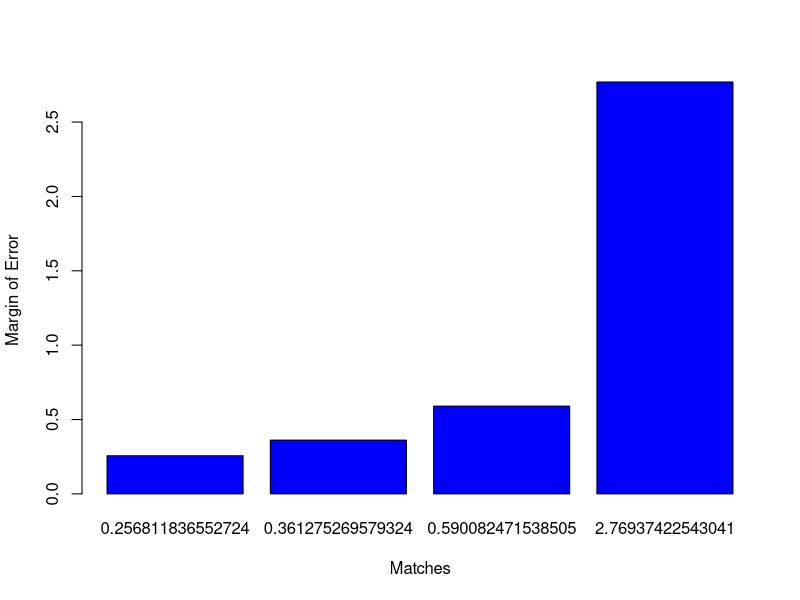

Generate this figure with R:
# Dependencies:
# install.packages("readxl")
# install.packages("ggplot2")
# install.packages("knitr")
# install.packages("reshape2")

# while (dev.cur() > 1) dev.off() (resets all the plots)
# Load necessary libraries
library(readxl)
library(ggplot2)
library(knitr)
library(reshape2)


# Import the dataset
team_stats <- read_excel("team_stats.xls")
# Define the number of simulations
simulations <- 100
# Function to calculate points based on goals scored
calculate_points <- function(home_goals, away_goals) {
  if (home_goals > away_goals) {
    return(c(3, 0))  # Home team wins
  } else if (home_goals < away_goals) {
    return(c(0, 3))  # Away team wins
  } else {
    return(c(1, 1))  # Draw
  }
}

# Function to simulate a match between home and away teams
simulate_match <- function(home_team, away_team) {
  # Get the attacking and defensive strengths for both teams
  home_attack_strength <- team_stats$`Attacking Strength`[team_stats$Squad == home_team]
  away_defense_strength <- team_stats$`Defensive Strength`[team_stats$Squad == away_team]
  away_attack_strength <- team_stats$`Attacking Strength`[team_stats$Squad == away_team]
  home_defense_strength <- team_stats$`Defensive Strength`[team_stats$Squad == home_team]
  
  # Calculate expected goals for both teams
  home_xG <- home_attack_strength * away_defense_strength
  away_xG <- away_attack_strength * home_defense_strength
  
  # Simulate the number of goals using Poisson distribution
  home_goals <- rpois(1, home_xG)
  away_goals <- rpois(1, away_xG)
  
  # Calculate points for the match
  points <- calculate_points(home_goals, away_goals)
  
  return(points)
}

simulate_league <- function(numSimuls) {
  # Initialize an empty matrix to store the total points
  team_points <- setNames(rep(0, nrow(team_stats)), team_stats$Squad)
  # Run simulations for each pair of teams (home vs away)
  for (i in 1:nrow(team_stats)) {
    for (j in 1:nrow(team_stats)) {
      if (i != j) {
        home_team <- team_stats$Squad[i]
        away_team <- team_stats$Squad[j]
        
        # Simulate the match for the specified number of simulations
        home_points_sim <- numeric(numSimuls)
        away_points_sim <- numeric(numSimuls)
        for (k in 1:numSimuls) {
          points <- simulate_match(home_team, away_team)
          home_points_sim[k] <- points[1]
          away_points_sim[k] <- points[2]
        }
        # Calculate average points for the home and away teams across simulations
        avg_home_points <- mean(home_points_sim)
        avg_away_points <- mean(away_points_sim)
        
        # Update the total points for both home and away teams
        team_points[home_team] <- team_points[home_team] + avg_home_points
        team_points[away_team] <- team_points[away_team] + avg_away_points
        
      }
    }
  }
  return (team_points)
}
#--------------------------------------------------------------------------------------



run_simuls <- function (trials,matches)
{
  #Create a list containing all the team names
  t_list <- list()
  for(name in team_stats$Squad){
    t_list[[name]] <- numeric()
  }
  empty_list <- t_list
  message("Running simulation..")
  
  #Run simulation {trial} times, where matches are simulated {matches} times
  for(i in 1:trials){
    team_points <- simulate_league(matches)
    for(name in team_stats$Squad)
    {
      t_list[[name]] <- c( t_list[[name]],team_points[name])
    }
  }
  result <- data.frame( avg_points = sapply(t_list,mean), 
                        std_dev =  sapply(t_list,sd))
  result$MOE <- 1.96*result$std_dev/sqrt(trials)
  result <- result[order(result$avg_points, decreasing = TRUE), ]
  message("Simulation Completed Successfully")
  return (result)
}

test1 <- run_simuls(30,100)
moe_1 <- mean(test1$MOE)

test2 <- run_simuls(30,50)
moe_2 <- mean(test2$MOE)

test3 <- run_simuls(30,20)
moe_3 <- mean(test3$MOE)

test4 <- run_simuls(30,1)
moe_4 <- mean(test4$MOE)



bar <- barplot(c(moe_1,moe_2,moe_3,moe_4),
          names = c(moe_1,moe_2,moe_3,moe_4),xlab="Matches",ylab="Margin of Error",col="blue",)
        



#Write results to CSV if desired

#write.csv(test1, "test_100.csv", row.names = TRUE)
#write.csv(test3, "test_20.csv", row.names = TRUE)
#write.csv(test4, "test_1.csv", row.names = TRUE)


